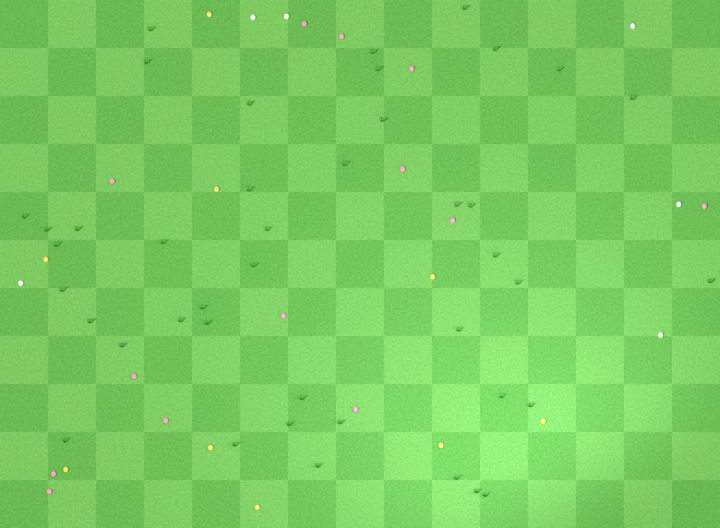
#> input picture assets/bomb_floor.webp, 1440 x 1056 px, given in place of tw_00.png, which was not available (shown at 1/2 size)
$ python tower_stitch.py ../assets ../assets/cats.webp
#> lines starting #> are read from the running program, lines starting #| are printed output that depends on the picture
# 把 tools/tower_scene.py 算出來的 10 張圖(tower_tmp/tw_00.png …)拼成 assets/tower_floors.webp(4 x 3 格,每格 384 x 168)
# 用法:python3 tools/tower_stitch.py <暫存資料夾> <assets 資料夾>
import sys, os
from PIL import Image
src, out = sys.argv[1], sys.argv[2]
CW, CH = 384, 168
sheet = Image.new('RGBA', (CW * 4, CH * 3), (0, 0, 0, 0))
#> sheet: PIL image 1536x504 RGBA; every value is 0
for i in range(10):
    t = Image.open(os.path.join(src, 'tower_tmp', 'tw_%02d.png' % i)).convert('RGBA')
    sheet.paste(t, ((i % 4) * CW, (i // 4) * CH))
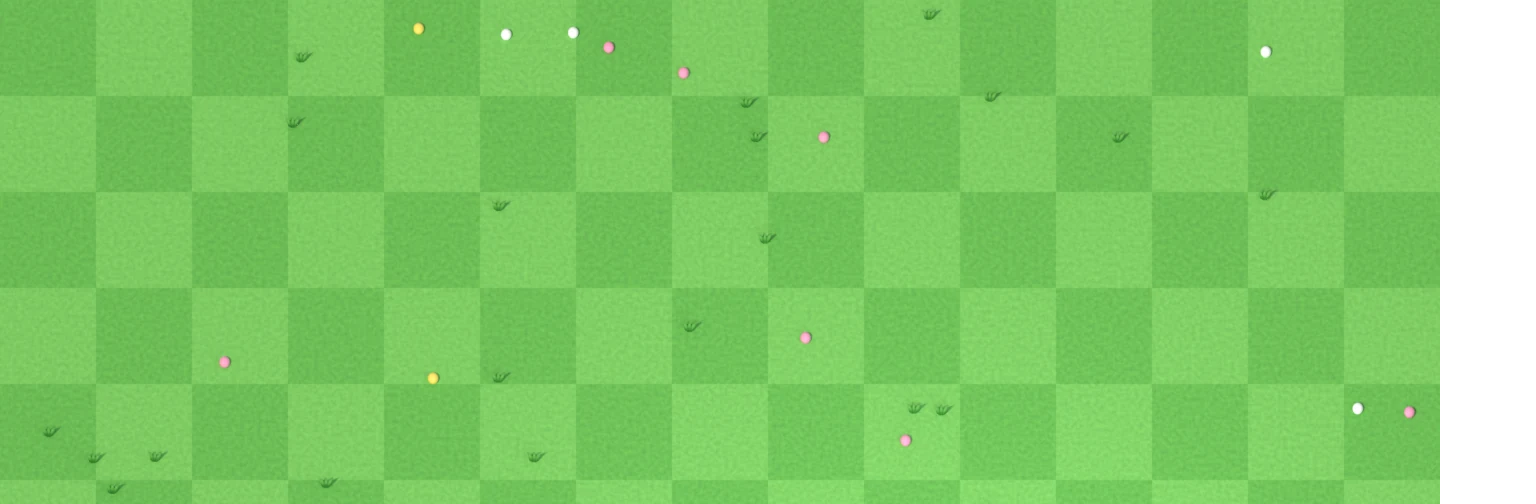
#> sheet: PIL image 1536x504 RGBA; mean R, G, B, A 111.3, 185.6, 87.4, 239.1; transparent parts drawn white
#> pass 2 of the loop `for i in range(10):`:
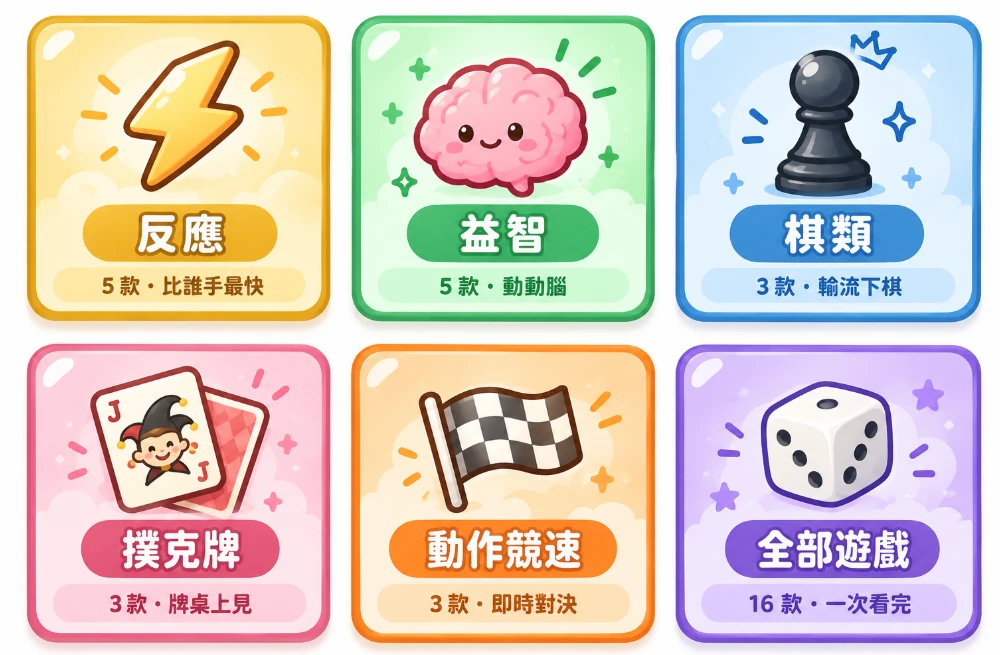
#> input picture assets/cats.webp, 1000 x 655 px, given in place of tw_01.png, which was not available
#> t: PIL image 1000x655 RGBA
#> `sheet.paste(t, ((i % 4) * CW, (i // 4) * CH))`:
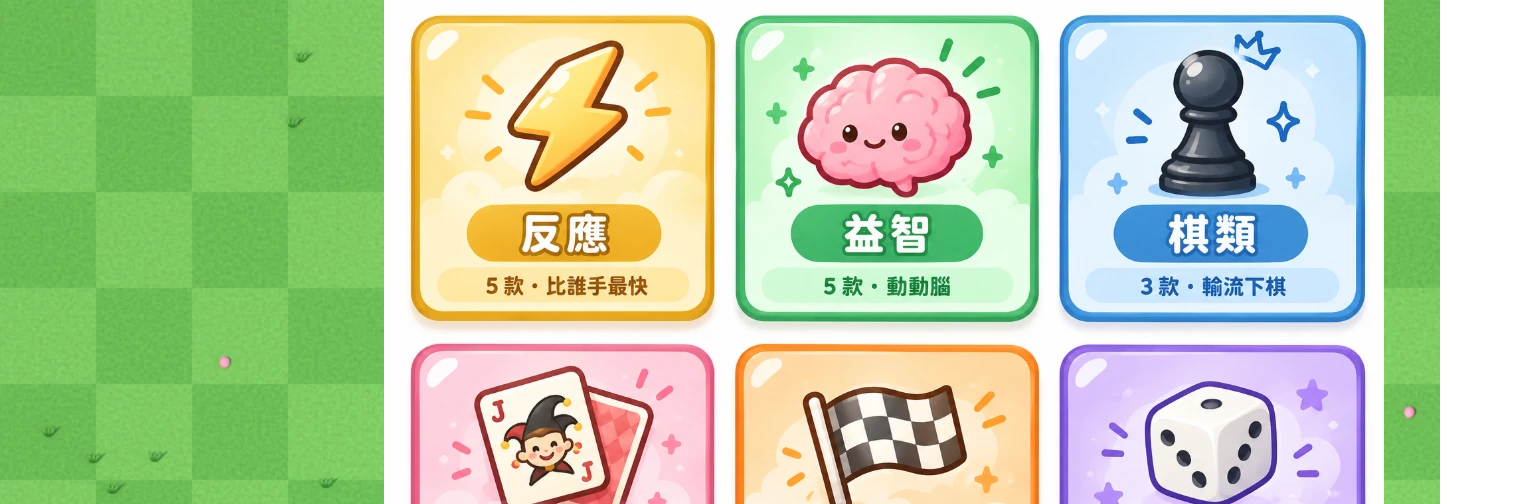
#> sheet: PIL image 1536x504 RGBA; mean R, G, B, A 172.6, 192.3, 154, 239.1; transparent parts drawn white
#> (the run stopped early here; a loop or call above may not have finished)
